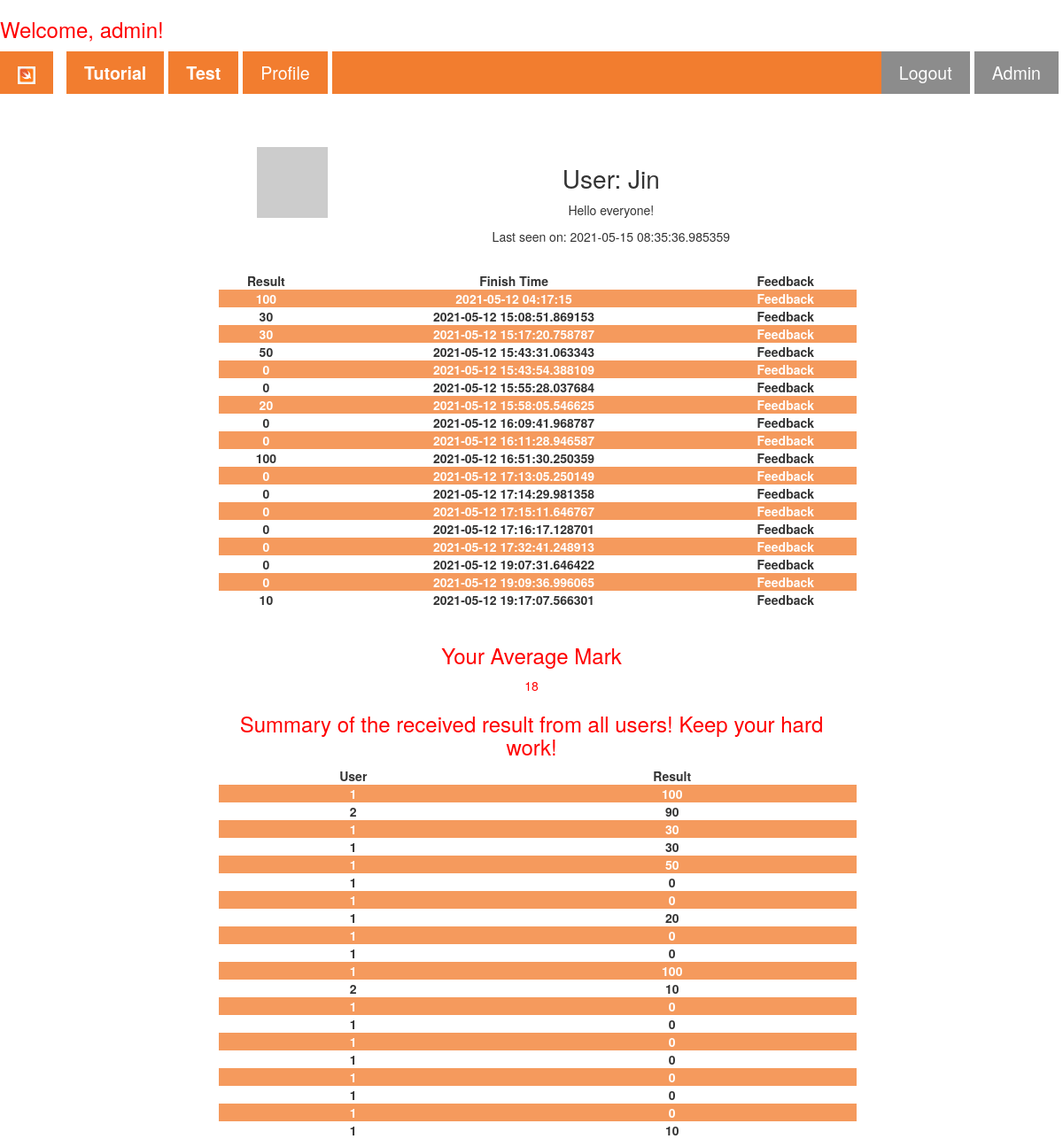
Before: /user/Jin (signed in) with the older database file.
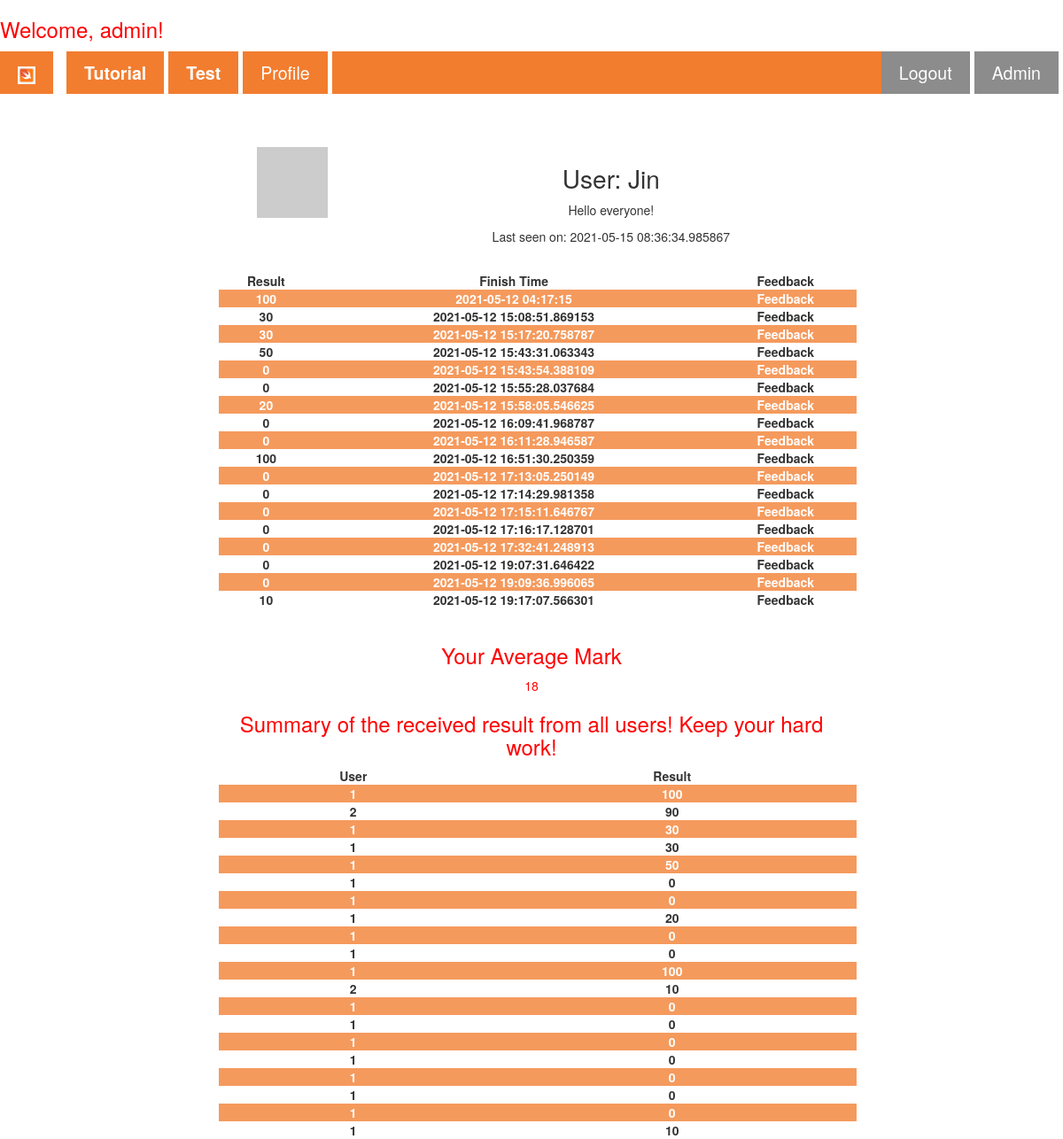
After: the same page with the newer database file.
### app/models.py (models this page shows, shortened)
class User(UserMixin, db.Model):
    id = db.Column(db.Integer, primary_key=True)
    username = db.Column(db.String(64), index=True, unique=True)
    email = db.Column(db.String(120), index=True, unique=True)
    password_hash = db.Column(db.String(128))
    about_me = db.Column(db.String(140))
    last_seen = db.Column(db.DateTime, default=datetime.utcnow)
    posts = db.relationship('Post', backref='author', lazy='dynamic')
    def avatar(self, size): # Add avatar to one user #
        digest = md5(self.email.lower().encode('utf-8')).hexdigest()
        return 'https://www.gravatar.com/avatar/{}?d=identicon&s={}'.format(
            digest, size)

class Post(UserMixin,db.Model):
    id = db.Column(db.Integer, primary_key=True)
    Mark = db.Column(db.Integer)
    Finish_Time = db.Column(db.DateTime, index=True, default=datetime.utcnow)
    Feedback = db.Column(db.String(1000))
    user_id = db.Column(db.Integer, db.ForeignKey('user.id'))

### app/routes.py (the view)
@app.route('/user/<username>')
@login_required
def user(username):
    list=[]
    average = 0
    user = User.query.filter_by(username=username).first_or_404()
    mark=Post.query.filter_by(user_id=user.id)[-1]
    allmark=Post.query.filter_by(user_id=user.id).all()
    all=Post.query.all()
    for i in allmark:
        list.append(i.Mark)
    for i in list:
        average+=int(i)
    average=average/len(list)
    average=int(average)
    return render_template('user.html', user=user, mark=mark, all=all,average=average, allmark=allmark)

### app/models.py (called while the page is built)
@login.user_loader
def load_user(id):
    return User.query.get(int(id))

### app/routes.py (called while the page is built)
@app.before_request
def before_request():
    if current_user.is_authenticated:
        current_user.last_seen = datetime.utcnow()
        db.session.commit()

### app/templates/user.html (shortened to what this page needs)
{% extends "base.html" %}
{% block articles %}
<div class="formcontainer" style="border: none; margin-top: 5%;">
  <table>
    <tr valign="top">
        <td><img src="{{ user.avatar(128) }}"></td>
        <td>
            <h1>User: {{ user.username }}</h1>
            {% if user.about_me %}<p>{{ user.about_me }}</p>{% endif %}
            {% if user.last_seen %}<p>Last seen on: {{ user.last_seen }}</p>{% endif %}
        </td>
    </tr>
  </table>
  <br>
  <table>
    <tr valign="top">
      <td><b>Result</b></td>
      <td><b>Finish Time</b></td>
      <td><b>Feedback</b></td>
    </tr>
    {% for j in allmark%}
    <tr>
      <td><b>{{j.Mark}}</b></td>
      <td><b>{{j.Finish_Time}}</b></td>
      <td>
        <details>
          <summary><b>Feedback</b></summary>
        </details>
      </td>
    </tr>
    {% endfor %}
  </table><br>
  <h3 class="redp">Your Average Mark</h3>
  <p class="redp">{{average}}</p>
  <h3 class="redp">Summary of the received result from all users! Keep your hard work!</h3>
  <table>
    <tr valign="top">
      <td><b>User</b></td>
      <td><b>Result</b></td>
    </tr>
    {% for i in all %}
    <tr>
      <td><b>{{i.user_id}}</b></td>
      <td><b>{{i.Mark}}</b></td>
    </tr>
    {% endfor %}
  </table>
</div>
{% endblock %}

### app/templates/base.html (shortened to what this page needs)
<!DOCTYPE html>
<html lang="en">
<head>
    <link rel="stylesheet" href="https://maxcdn.bootstrapcdn.com/bootstrap/3.4.0/css/bootstrap.min.css"/>
    <link rel="stylesheet" href="{{ url_for('static', filename='nav_css.css')}}">
</head>
<body>
  {% if current_user.is_authenticated %}
  <h3 class="redp">Welcome, {{ current_user.username }}!</h3>
  {% endif %}
    <nav class="sticky">
        <ul class="ul_mainstyle">
            <li><a href="/"><img src="{{ url_for('static', filename='/Image/swift_icon.png')}}" alt="home icon"></a>
            </li>
            <li><a href="/Setup"><b>Tutorial</b></a></li>
            <li><a href="/Test"><b>Test</b></a></li>
            {% if not current_user.is_anonymous %}
            <li>
              <a href="{{ url_for('user', username=current_user.username) }}">Profile</a>
            </li>
            {% endif %}
            <li class="loginbutton">
              <a href="{{ url_for('adminpage') }}">Admin</a>
            </li>
            {% if current_user.is_anonymous %}
            <li class="loginbutton">
              <a href="{{ url_for('login') }}"><b>Login</b></a>
            </li>
            {% else %}
            <li class="loginbutton">
              <a href="{{ url_for('logout') }}">Logout</a>
            </li>
            {% endif %}
        </ul>
      </nav>
      {% block articles %}{% endblock %}
</body>
</html>

### app/static/nav_css.css (style rules this page uses)
html { font-family: Arial, Helvetica, sans-serif; line-height: 2; }
a { text-decoration: none; }
body { counter-reset: section; }
.formcontainer { text-align: center; }
.loginbutton { background-color: grey; color: white; float: right; }
nav ul.ul_mainstyle { margin: 1% 0 0 0; padding: 0; overflow: hidden; background-color: rgb(241, 112, 25); list-style-type: none; }
nav ul li { float: left; border-right: solid 5px white; }
li:first-of-type { border-right: solid 15px white; }
nav ul li a { display: block; color: white; text-align: center; text-decoration: none; padding: 10px 20px 10px; font-size: 140%; }
nav ul li img { height: 20px; width: auto; }
.sticky { position: sticky; top: 0; width: 100%; z-index: 10; opacity: 0.9; }
.redp { color: red; }
tr:nth-child(even) { background-color: rgb(241, 112, 25); color: white; opacity: 0.7; }
h1 { font-size: 200%; }
table { border-collapse: collapse; width: 100%; margin-left: 1%; }
.formcontainer { margin: auto; margin-top: 1%; width: 60%; border: 1px solid grey; padding: 70 50 50 50; text-align: center; border-radius: 10px; }

Changed rows visible on the page:
changed User "Jin": last_seen "2021-05-15 08:35:36.985359" → "2021-05-15 08:36:34.985867"
